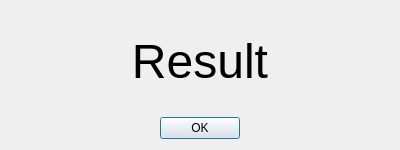
<?xml version="1.0" encoding="UTF-8"?>
<ui version="4.0">
 <class>ResultDialog</class>
 <widget class="QDialog" name="ResultDialog">
  <property name="geometry">
   <rect>
    <x>0</x>
    <y>0</y>
    <width>400</width>
    <height>150</height>
   </rect>
  </property>
  <property name="windowTitle">
   <string>Dialog</string>
  </property>
  <layout class="QGridLayout" name="gridLayout">
   <item row="0" column="0">
    <widget class="QLabel" name="labelResult">
     <property name="font">
      <font>
       <pointsize>36</pointsize>
      </font>
     </property>
     <property name="text">
      <string>Result</string>
     </property>
     <property name="alignment">
      <set>Qt::AlignmentFlag::AlignCenter</set>
     </property>
    </widget>
   </item>
   <item row="1" column="0">
    <widget class="QDialogButtonBox" name="okButtonBox">
     <property name="orientation">
      <enum>Qt::Orientation::Horizontal</enum>
     </property>
     <property name="standardButtons">
      <set>QDialogButtonBox::StandardButton::Ok</set>
     </property>
     <property name="centerButtons">
      <bool>true</bool>
     </property>
    </widget>
   </item>
  </layout>
 </widget>
 <resources/>
 <connections>
  <connection>
   <sender>okButtonBox</sender>
   <signal>accepted()</signal>
   <receiver>ResultDialog</receiver>
   <slot>accept()</slot>
   <hints>
    <hint type="sourcelabel">
     <x>248</x>
     <y>254</y>
    </hint>
    <hint type="destinationlabel">
     <x>157</x>
     <y>274</y>
    </hint>
   </hints>
  </connection>
  <connection>
   <sender>okButtonBox</sender>
   <signal>rejected()</signal>
   <receiver>ResultDialog</receiver>
   <slot>reject()</slot>
   <hints>
    <hint type="sourcelabel">
     <x>316</x>
     <y>260</y>
    </hint>
    <hint type="destinationlabel">
     <x>286</x>
     <y>274</y>
    </hint>
   </hints>
  </connection>
 </connections>
</ui>
